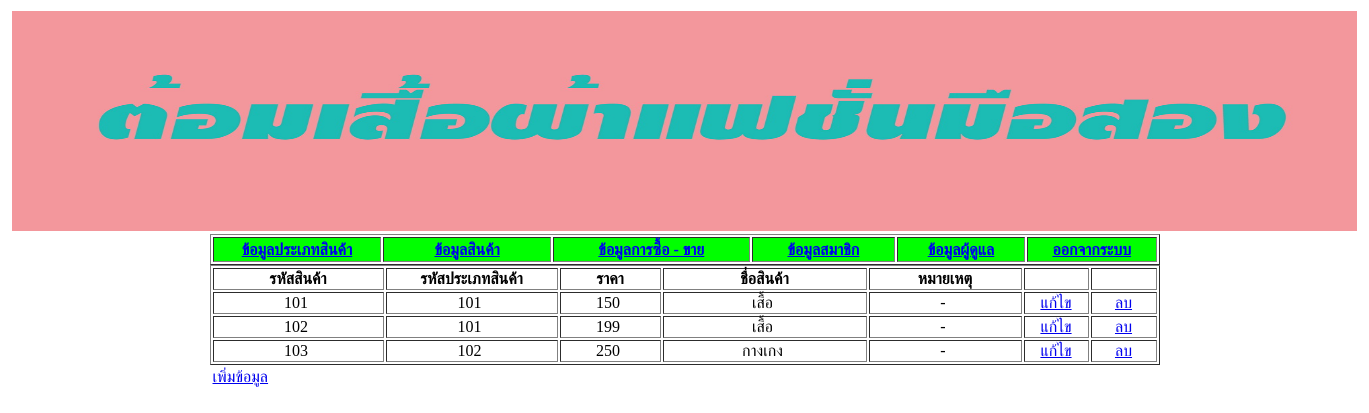
The app's page /product/product.php (signed in), older data.
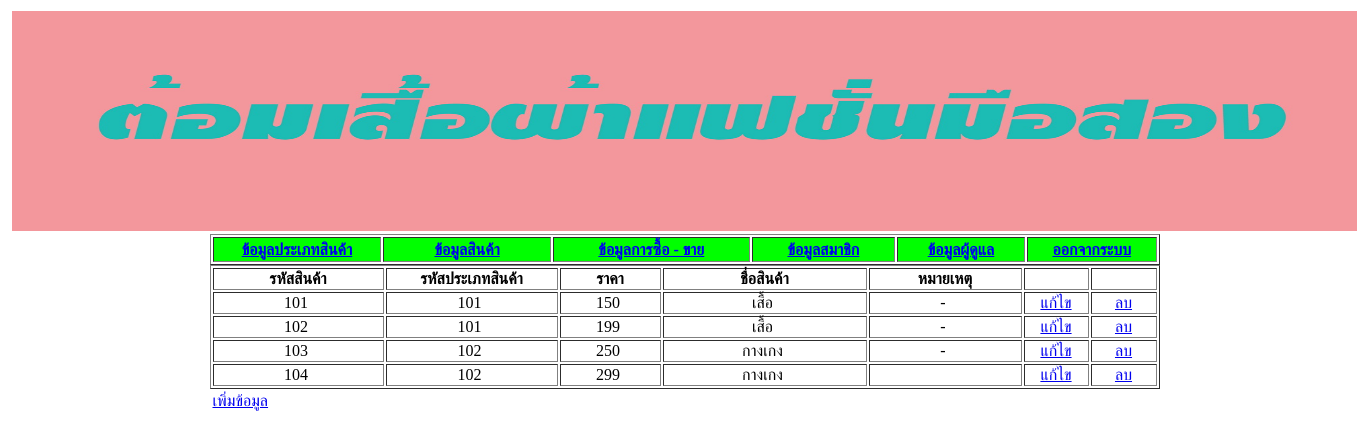
The same page, newer data.
### tables this page shows
CREATE TABLE `tbproduct` (
  `p_ID` int(10) NOT NULL,
  `pt_ID` int(10) DEFAULT NULL,
  `price` int(10) DEFAULT NULL,
  `description` text,
  `note` text,
  `p_Pic` char(50) DEFAULT NULL
);

### product/product.php (the view, shortened to what this page needs)
<html xmlns="http://www.w3.org/1999/xhtml">
<head>
</head>
<body>
<?php
$strSQL="SELECT * FROM tbproduct";
$objQuery=mysql_query($strSQL) or die ("ไม่สามารถติตด่อฐานข้อมูลได้[".$strSQL."]");
?>
<div align="center">
<table width="1345" height="225" border="0">
  <tr>
    <td><img src="image/Untitled-1.jpg" width="1345" height="220" /></td>
  </tr>
</table>
<table width="950" border="1">
  <tr>
      <th width="191" height="25" bgcolor="#00FF00" scope="col"><a href="../producttype/clothesStore.php">ข้อมูลประเภทสินค้า</a></th>
      <th width="192" bgcolor="#00FF00" scope="col"><a href="product.php">ข้อมูลสินค้า</a></th>
      <th width="228" bgcolor="#00FF00" scope="col"><a href="../order/order.php">ข้อมูลการซื้อ - ขาย</a></th>
      <th width="161" bgcolor="#00FF00" scope="col"><a href="../member/member.php">ข้อมูลสมาชิก</a></th>
      <th width="144" bgcolor="#00FF00" scope="col"><a href="../admin/admin.php">ข้อมูลผู้ดูแล</a></th>
			<th width="146" bgcolor="#00FF00" scope="col"><a href="../admin/logout.php">ออกจากระบบ</a></th>
  </tr>
</table>
<table width="950" border="1" >
  <tr>
    <td width="167" align="center"><strong>รหัสสินค้า</strong></td>
    <td width="168" align="center"><strong>รหัสประเภทสินค้า</strong></td>
    <td width="97" align="center"><strong>ราคา</strong></td>
    <td width="200" align="center"><strong>ชื่อสินค้า</strong></td>
    <td width="149" align="center"><strong>หมายเหตุ</strong></td>
    <td width="61" align="center">&nbsp;</td>
    <td width="62" align="center">&nbsp;</td>
    <?php
	while($objResult = mysql_fetch_array($objQuery))
	{
    ?>
    <tr align="center">
      <td><? echo $objResult["p_ID"]?>&nbsp;</td>
      <td><? echo $objResult["pt_ID"]?>&nbsp;</td>
      <td><? echo $objResult["price"]?>&nbsp;</td>
      <td><? echo $objResult["description"]?>&nbsp;</td>
      <td><? echo $objResult["note"]?>&nbsp;</td>
      <td><a href="edit.php?p_ID=<?php echo $objResult['p_ID']?>">แก้ไข</a></td>
      <td><a href="deleteUpd.php?p_ID=<?php echo $objResult['p_ID']?>" onClick="return confirm('คุณต้องการลบข้อมูลจริงหรือไม่')">ลบ </a></td>
      </tr>
    <?php
	}
    ?>
  </table>
<table width="950">
  <tr>
    <td><a href="insert.php">เพิ่มข้อมูล</a></td>
  </tr>
</table>
</div>
</body>
</html>

Row changes from the older to the newer data that the page shows:
added tbproduct: p_ID "104", pt_ID "102", price "299", description "กางเกง"
